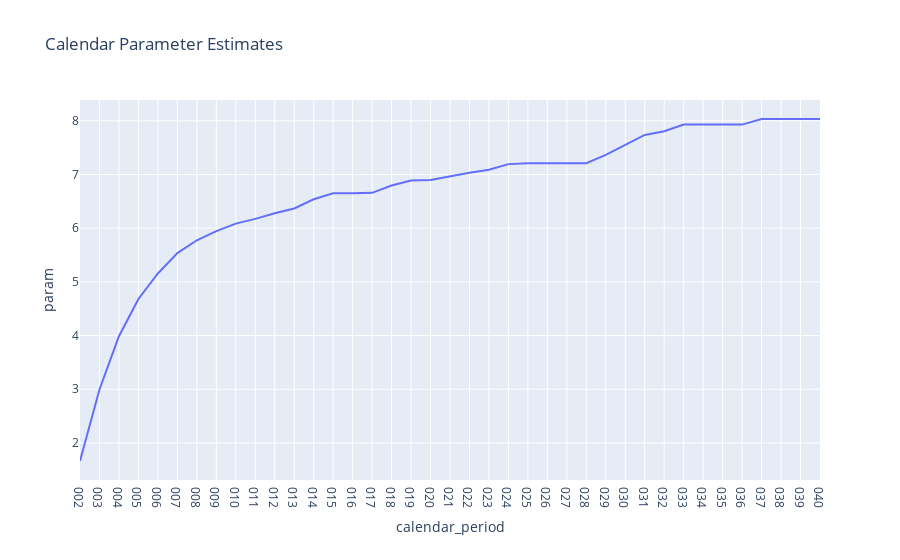

Notebook code for this chart:
### Code cell
plot_model_params(model=rky.icrfs, param_type='calendar', less_than=40, trend=True)

### Figure 1 — Plotly figure (JSON) as saved in the notebook; plotly's stock layout.template omitted (floating-point values rounded to 4 significant figures)
{"data": [{"hovertemplate": "calendar_period=%{x}<br>param=%{y}<extra></extra>", "legendgroup": "", "line": {"color": "#636efa", "dash": "solid"}, "marker": {"symbol": "circle"}, "mode": "lines", "name": "", "orientation": "v", "showlegend": false, "type": "scatter", "x": ["002", "003", "004", "005", "006", "007", "008", "009", "010", "011", "012", "013", "014", "015", "016", "017", "018", "019", "020", "021", "022", "023", "024", "025", "026", "027", "028", "029", "030", "031", "032", "033", "034", "035", "036", "037", "038", "039", "040"], "xaxis": "x", "y": [1.663, 2.994, 3.988, 4.682, 5.157, 5.535, 5.774, 5.945, 6.084, 6.173, 6.279, 6.368, 6.538, 6.65, 6.65, 6.659, 6.795, 6.886, 6.897, 6.97, 7.031, 7.088, 7.193, 7.21, 7.21, 7.21, 7.21, 7.367, 7.56, 7.737, 7.807, 7.93, 7.93, 7.93, 7.93, 8.034, 8.034, 8.034, 8.034], "yaxis": "y"}], "layout": {"legend": {"tracegroupgap": 0}, "title": {"text": "Calendar Parameter Estimates"}, "xaxis": {"anchor": "y", "domain": [0, 1], "title": {"text": "calendar_period"}}, "yaxis": {"anchor": "x", "domain": [0, 1], "title": {"text": "param"}}}}
